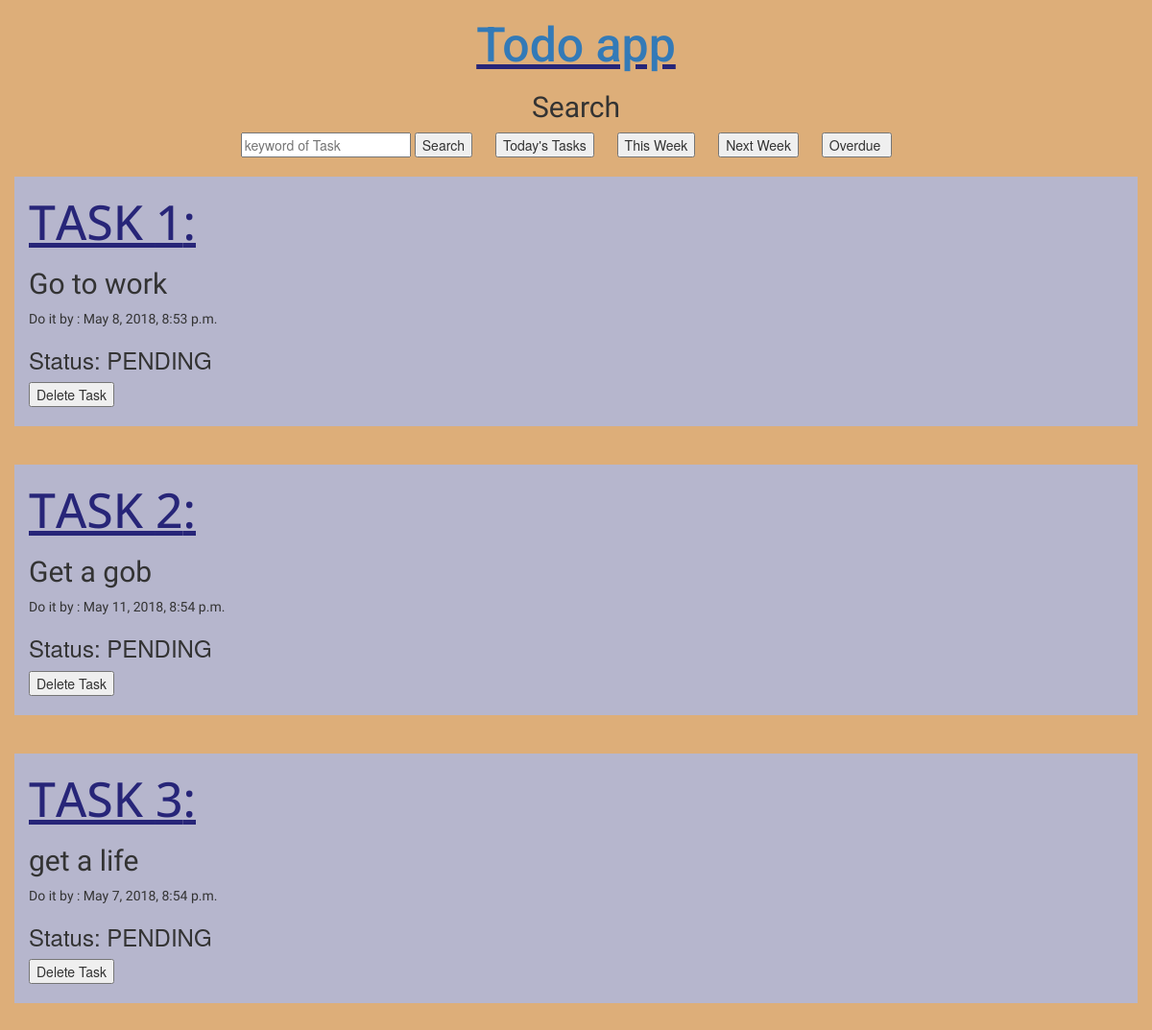
Page /todo/week/ on the committed database.
### todo/models.py (models this page shows, shortened)
class Task(models.Model):
    COMPLETED='COMPLETED'
    PENDING='PENDING'
    STATE_CHOICES=(
        (COMPLETED,'COMPLETED'),
        (PENDING,'PENDING'),
    )
    title=models.CharField(max_length=200)
    due_date=models.DateTimeField(blank=True,null=True)
    state=models.CharField(max_length=10,choices=STATE_CHOICES,default=PENDING)

### todo/views.py (the view)
# urls.py: path('week/',views.filterweek,name='week'),
def filterweek(request):
    td=datetime.today()
    week=td+timedelta(days=7)
    res=Task.objects.filter(due_date__range=[td,week])
    return render(request,'todo/week.html',{'res':res})

### todo/templates/todo/week.html (shortened to what this page needs)
<head>
<link rel="stylesheet" href="https://maxcdn.bootstrapcdn.com/bootstrap/3.3.7/css/bootstrap.min.css">
</head>
<body>
<center>
<h1><u><a href="/todo">Todo app</a></u></h1>
<h2 style="font-family: 'Arima Madurai', cursive;"> Search </h2>
<form method="GET" action=''>
    <input type="text" placeholder="keyword of Task " name="q"/>
    <input type="submit" value="Search"/>
</form>
    <form id="1" action="{% url 'todo:today' %}">
    <input type="submit" value="Today's Tasks" />
</form>
    <form id="2" action="{% url 'todo:week' %}">
    <input type="submit" value="This Week" />
</form>
    <form id="3" action="{% url 'todo:nweek' %}">
    <input type="submit" value="Next Week" />
</form>
    <form id="4" action="{% url 'todo:overdue' %}">
    <input type="submit" value="Overdue " />
</form>
    <br><br>
</center>
{% if res %}
{% for i in res %}
<div class="container">
    <h1 style="font-family: 'Open Sans', sans-serif;"><u>TASK {{forloop.counter}}:</u></h1>
<h2 >{{i.title}}</h2><p> Do it by : {{i.due_date}}</p>
<h3>Status: {{i.state}}</h3>
<form id="4" action="{% url 'todo:delete' i.id%}">
    <input type="submit" value="Delete Task" />
    <br>
</form>
</div>
<br><br>
{% endfor %}
<br>
{% else %}
<h1>NO RESULTS</h1>
{% endif %}
</body>
</html>

### todo/templates/todo/week.html (style rules this page uses)
h1 { font-family:'Roboto',sans-serif;font-size:50px;color:#272578; }
h2 { font-family: 'Arima Madurai', cursive; }
p { font-family: 'Oleo Script', cursive; }
.container { background-color:#B6B6CD; }
form { display:inline; padding-right:20px; }
body { background-color:#DDAE79 ; }

### rows in the picture
Task: title "Go to work", due_date "May 8, 2018, 8:53 p.m.", state "PENDING"
Task: title "Get a gob", due_date "May 11, 2018, 8:54 p.m.", state "PENDING"
Task: title "get a life", due_date "May 7, 2018, 8:54 p.m.", state "PENDING"
